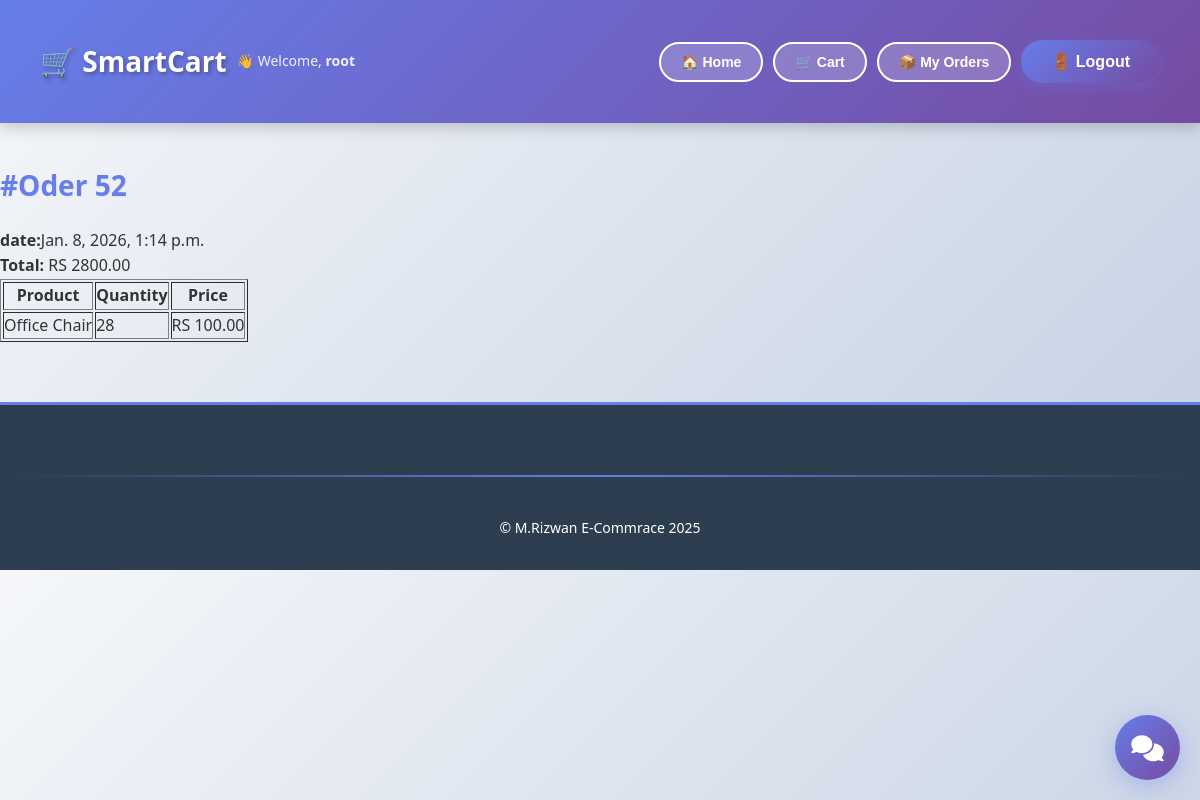
Screenshot of /orders/order/52/ (signed in) with the database file from the repository.
### orders/models.py (models this page shows, shortened)
class Order(models.Model):
    STATUS_CHOICES= (
        ("pending", "pending"),
        ("processing", "processing"),
        ("shipped", "shipped"),
        ("delivered","delivered"),
        ("cancelled", "cancelled"),
    )
    PAYMENT_METHODS =(
        ("cod", "Cash on delivery"),
        ("stripe", "Stripe"),
    )
    user = models.ForeignKey(User, on_delete=models.CASCADE)
    total_price = models.DecimalField(max_digits=10, decimal_places=2)
    payment_method = models.CharField(max_length=20, choices=PAYMENT_METHODS)
    status = models.CharField(max_length=20, choices=STATUS_CHOICES , default="pending")
    created_at = models.DateTimeField(auto_now_add=True)
    is_paid = models.BooleanField(default=False)

class OrderItem(models.Model):
    order = models.ForeignKey(Order, on_delete=models.CASCADE, related_name="items")
    product = models.ForeignKey(Product, on_delete=models.CASCADE)
    quantity = models.PositiveIntegerField()
    price = models.DecimalField(max_digits=10, decimal_places=2)

### store/models.py (models this page shows, shortened)
class Product(TimeStampedModel):
    name = models.CharField(max_length=200)
    price = models.DecimalField(max_digits=10, decimal_places=2)
    categories = models.ManyToManyField(Category)
    description = models.TextField()

### orders/views.py (the view)
# urls.py: path("order/<int:pk>/", OrderDetailView.as_view(), name="order_detail"),
class OrderDetailView(LoginRequiredMixin , DetailView):
    model = Order
    template_name = "orders/order_detail.html"
    context_object_name= "order"
    def get_queryset(self):
        return Order.objects.filter(user= self.request.user)

### ai_engine/tracking.py (called while the page is built, shortened)
    def __call__(self, request):
        response = self.get_response(request)
        return response

### templates/orders/order_detail.html
{% extends "base.html" %}
{% block content %}
<h2>#Oder {{order.id}} </h2>
<p><strong>date:</strong>{{order.created_at}} </p>
<p><strong>Total:</strong> RS {{order.total_price}} </p>
<table border="1">
    <tr>
        <th>Product</th>
        <th>Quantity</th>
        <th>Price</th>
    </tr>
    {% for item in order.items.all %}
    <tr>
        <td>{{ item.product.name }} </td>
        <td>{{ item.quantity }} </td>
        <td>RS {{item.price }} </td>
    </tr>
    {% endfor %}
</table>
{% endblock content %}

### templates/base.html (shortened to what this page needs)
{% load static %}
<!DOCTYPE html>
<html lang="en">
<head>
    <link rel="stylesheet" href="{% static 'css/style.css' %}">
    <link rel="stylesheet" href="https://cdnjs.cloudflare.com/ajax/libs/font-awesome/6.4.0/css/all.min.css">
</head>
<body>
    <header>
        <div style="display: flex; align-items: center; gap: 10px;">
            <h1>🛒 SmartCart</h1>
            {% if user.is_authenticated %}
                <p style="margin: 0; font-size: 14px;">👋 Welcome, <strong>{{user.username}}</strong></p>
            {% endif %}
        </div>
        <div style="display: flex; align-items: center; gap: 10px; flex-wrap: wrap;">
            <a href="{% url 'home' %}"><button>🏠 Home</button></a>
            <a href="{% url 'cart' %}"><button>🛒 Cart</button></a>
            {% if user.is_authenticated %}
                <a href="{% url 'my_orders' %}"><button>📦 My Orders</button></a>
                <form action="{% url 'logout' %}" method="post" style="display: inline;">
                    <button type="submit">🚪 Logout</button>
                </form>
            {% else %}
                <a href="{% url 'login' %}"><button>🔓 Login</button></a>
                <a href="{% url 'register' %}"><button>✍️ Register</button></a>
            {% endif %}
        </div>
    </header>
    {% block content %}{% endblock content %}
    {% if user.is_authenticated %}
        {% include 'ai_engine/chatbot_widget.html' %}
    {% endif %}
    <footer>
        <hr>
        <p>© M.Rizwan E-Commrace 2025</p>
    </footer>
</body>
</html>

### static/css/style.css (style rules this page uses)
* { margin: 0; padding: 0; box-sizing: border-box; }
body { font-family: 'Segoe UI', Tahoma, Geneva, Verdana, sans-serif; background: linear-gradient(135deg, #f5f7fa 0%, #c3cfe2 100%); color: #333; line-height: 1.6; }
header { background: linear-gradient(135deg, #667eea 0%, #764ba2 100%); color: white; padding: 20px 40px; box-shadow: 0 4px 15px rgba(0, 0, 0, 0.2); display: flex; justify-content: space-between; align-items: center; flex-wrap: wrap; gap: 20px; position: sticky; top: 0; z-index: 100; }
header h1 { font-size: 28px; font-weight: 700; text-shadow: 2px 2px 4px rgba(0, 0, 0, 0.3); }
header p { font-size: 14px; opacity: 0.9; }
header button, header a button { background: rgba(255, 255, 255, 0.2); color: white; border: 2px solid white; padding: 10px 20px; border-radius: 25px; cursor: pointer; font-weight: 600; transition: all 0.3s ease; font-size: 14px; }
header a { text-decoration: none; }
footer { background: #2c3e50; color: white; text-align: center; padding: 30px 20px; margin-top: 60px; border-top: 3px solid #667eea; }
footer p { font-size: 14px; }
hr { border: none; height: 2px; background: linear-gradient(90deg, transparent, #667eea, transparent); margin: 40px 0; }
h2 { font-size: 28px; color: #667eea; margin: 40px 0 20px; font-weight: 700; text-shadow: 1px 1px 2px rgba(0, 0, 0, 0.05); }
form { margin: 20px 0; }
button[type="submit"] { background: linear-gradient(135deg, #667eea 0%, #764ba2 100%); color: white; border: none; padding: 12px 30px; border-radius: 25px; font-size: 16px; font-weight: 600; cursor: pointer; transition: all 0.3s ease; box-shadow: 0 4px 15px rgba(102, 126, 234, 0.3); }
a { color: #667eea; text-decoration: none; font-weight: 600; transition: color 0.3s ease; }

### rows the page displays
Order: id "52", created_at "Jan. 8, 2026, 1:14 p.m.", total_price "2800.00"
OrderItem: product.name "Office Chair", quantity "28", price "100.00"

### other values shown
{{ user.username }} "root"
